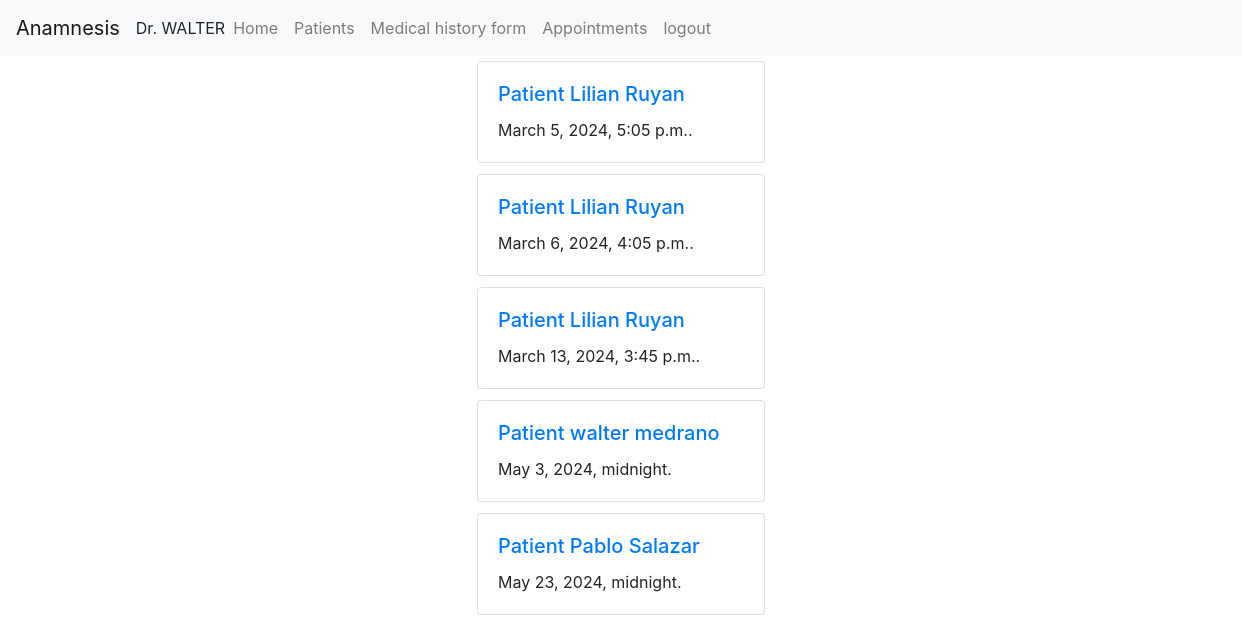
The app's page /appointments (signed in), older data.
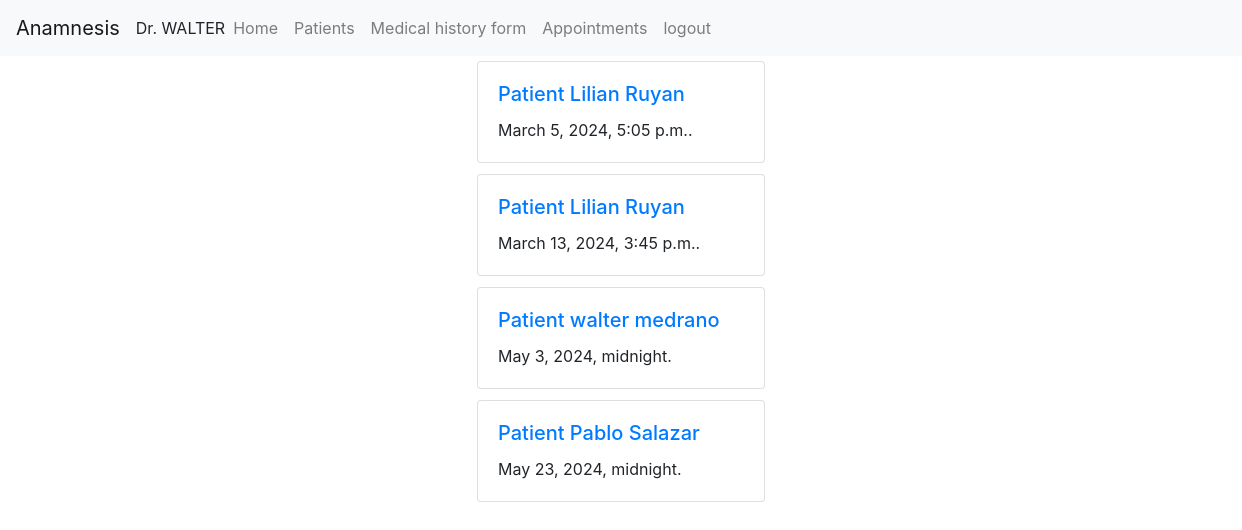
The same page, newer data.
### anamnesis/models.py (models this page shows)
class User(AbstractUser):
    pass

class Patienthistory(models.Model):
    patient = models.ForeignKey(Patient, on_delete=models.CASCADE, blank=True, null=True, related_name="patient_history")
    date = models.DateTimeField() #date the file was created
    diagnostic =models.CharField(max_length=500, blank=True, null=True)
    history =models.CharField(max_length=500, blank=True, null=True) # Explanation of the symptoms
    prescription = models.CharField(max_length=500, blank=True, null=True)
    visit = models.CharField(max_length=30, blank=True, null=True) # Reason the patient is visiting
    nextappointment = models.DateTimeField(null=True, blank=True)

class Patient(models.Model):
    doctor = models.ForeignKey(User, on_delete=models.CASCADE, blank=True, null=True, related_name="patients")
    name = models.CharField(max_length=25, blank=True)
    lastname = models.CharField(max_length=25, blank=True)
    address = models.CharField(max_length=50, blank=True, null=True)
    city = models.CharField(max_length=30, blank=True, null=True)
    state = models.CharField(max_length=20, blank=True, null=True)
    phonenumber = models.CharField(max_length=15, blank=True, null=True)
    date = models.DateTimeField(null=True)
    def __str__(self):
        return f"Patient {self.name} {self.lastname}"

### anamnesis/views.py (the view)
# urls.py: path("appointments", views.appointments, name="appointments"),
def appointments(request):
    if request.method == "GET":
        appointments = Patienthistory.objects.all().order_by('nextappointment')
        aware_datetime = datetime.now(pytz.utc)  # Create an aware datetime object with timezone information
        listappointments = []
        for appointment in appointments:
            if appointment.nextappointment is not None and appointment.nextappointment >= aware_datetime:
                listappointments.append(appointment)
        paginator = Paginator(listappointments, 10) #show 10 posts per page
        page_number = request.GET.get('page')
        listappointments = paginator.get_page(page_number)
        return render(request, "anamnesis/appointments.html", {
            'appointments': listappointments,
        })

### anamnesis/templates/anamnesis/appointments.html (shortened to what this page needs)
{% extends "anamnesis/layout.html" %}
{% load static %}
{% block body %}
    {% if user.is_authenticated %}
        {% for appointment in appointments %}
            <div class="container d-flex justify-content-center">
                <div id="cardtest" class="card" style="width: 18rem;">
                    <div class="card-body">
                      <a href="{% url 'fileview' file_id=appointment.id %}"><h5 class="card-title">{{appointment.patient}}</h5></a>
                      <p class="card-text">{{appointment.nextappointment}}.</p>
                    </div>
                  </div>
            </div>
        {% endfor %}
         <div class="container d-flex justify-content-center">
            <nav aria-label="Page navigation">
            </nav>
        </div>
    {% else %}
        <h1> 403. You do not have access</h1>
    {% endif %}
{% endblock %}

### anamnesis/templates/anamnesis/layout.html (shortened to what this page needs)
{% load static %}
<!DOCTYPE html>
<html lang="en">
    <head>
        <link rel="stylesheet" href="https://stackpath.bootstrapcdn.com/bootstrap/4.4.1/css/bootstrap.min.css">
        <link href="{% static 'anamnesis/styles.css' %}" rel="stylesheet">
    </head>
    <body>
        {% if user.is_authenticated %}
            <nav class="navbar navbar-expand-lg navbar-light bg-light">
                <a class="navbar-brand" href="#">Anamnesis</a>
                <a class="nav-item">Dr. {{request.user | upper}}</a>
                <div class="collapse navbar-collapse" id="navbarSupportedContent">
                    <ul class="navbar-nav mr-auto">
                        <li class="nav-item">
                            <a class="nav-link" href="{% url 'index' %}">Home</a>
                        </li>
                        <li class="nav-item">
                            <a class="nav-link" href="{% url 'patient' %}">Patients</a>
                        </li>
                        <li class="nav-item">
                            <a class="nav-link" href="#">Medical history form</a>
                        </li>
                        <li class="nav-item">
                            <a class="nav-link" href="{% url 'appointments' %}">Appointments</a>
                        </li>
                        <li class="nav-item">
                            <a class="nav-link" href="{% url 'logout' %}">logout</a>
                        </li>
                    </ul>
                </div>
            </nav>
        {% endif %}
        {% block body %}
        {% endblock %}
</html>

### anamnesis/static/anamnesis/styles.css (style rules this page uses)
nav { width: 100%; box-sizing: content-box; overflow: scroll; }
body { position: relative; }
.card { margin-top: 5px; margin-bottom: 6px; }

Row changes from the older to the newer data that the page shows:
removed Patienthistory: patient "Patient Lilian Ruyan", nextappointment "March 6, 2024, 4:05 p.m."
